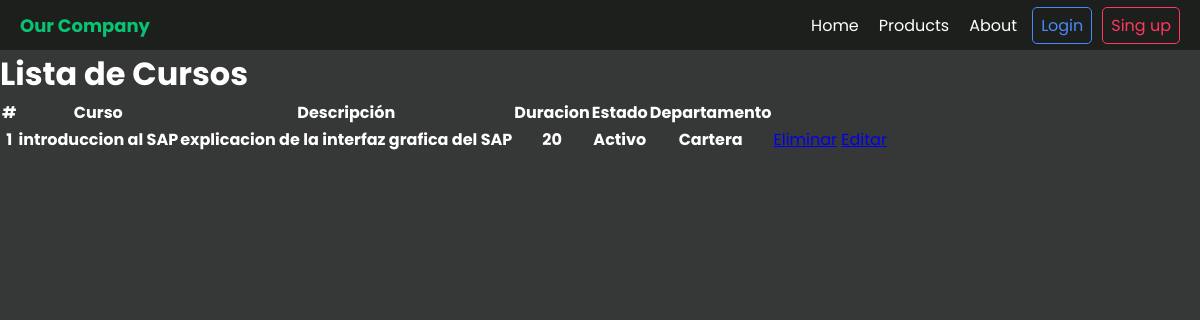
The app's page /, older data.
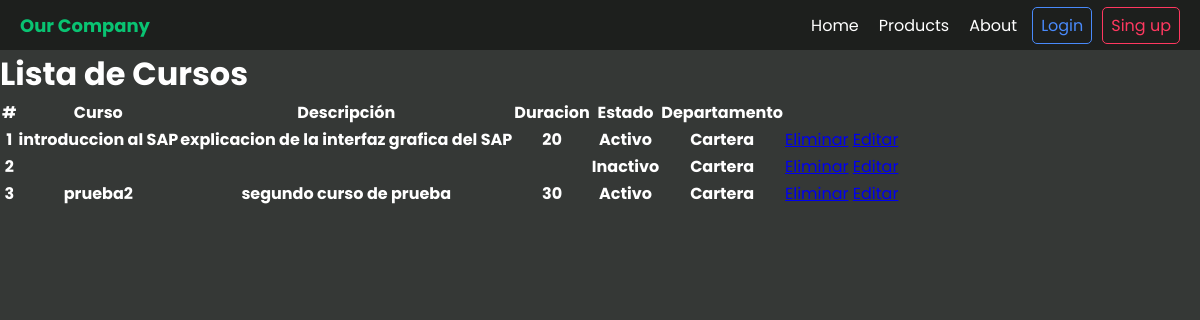
The same page, newer data.
### contenido/models.py (models this page shows, shortened)
class gestionCursos(models.Model):
    nomCurso=models.CharField(max_length=100)
    descripcion=models.CharField(max_length=1000)
    duracion=models.CharField(max_length=3)
    estado=models.BooleanField(default=False)
    nombreDpto=models.ForeignKey(Dpto, on_delete=models.CASCADE, null=False)

class Dpto(models.Model):
    nombreDpto=models.CharField(max_length=100)
    def __str__(self):
        return self.nombreDpto

### contenido/views.py (the view)
# urls.py: path('', views.home,name="home"),
def home(request):
    Curso=gestionCursos.objects.all()
    context={'Curso':Curso}
    return render(request,'home.html',context)

### contenido/Templates/home.html
{% extends 'layout.html' %}
{% block content %}
<div class="container">
<h1>Lista de Cursos</h1>
<table class="table table-dark table-striped">
    <thead>
        <tr>
            <th scope="col">#</th>
            <th scope="col">Curso</th>
            <th scope="col">Descripción</th>
            <th scope="col">Duracion</th>
            <th scope="col">Estado</th>
            <th scope="col">Departamento</th>
        </tr>
    </thead>
    <tbody>
        {% for curso in Curso %}
        <tr>
            <th scope="row">{{curso.id}}</th>
            <th scope="row">{{curso.nomCurso}}</th>
            <th scope="row">{{curso.descripcion}}</th>
            <th scope="row">{{curso.duracion}}</th>
            {% if curso.estado %}
                <th scope="row">Activo</th>
            {% else %}
                <th scope="row">Inactivo</th>
            {% endif %}
            <th scope="row">{{curso.nombreDpto}}</th>
            <td>
                <a class="btn btn-danger" href="{% url 'eliminar' curso.id %}">Eliminar</a>
                <a class="btn btn-primary" href="{% url 'editar' curso.id %}">Editar</a>
            </td>
        </tr>
        {% endfor %}
    </tbody>
</table>
</div>
{% endblock %}

Row changes from the older to the newer data that the page shows:
added gestionCursos: id "2", estado "Inactivo", nombreDpto "Cartera"
added gestionCursos: id "3", nomCurso "prueba2", descripcion "segundo curso de prueba", duracion "30", estado "Activo", nombreDpto "Cartera"
